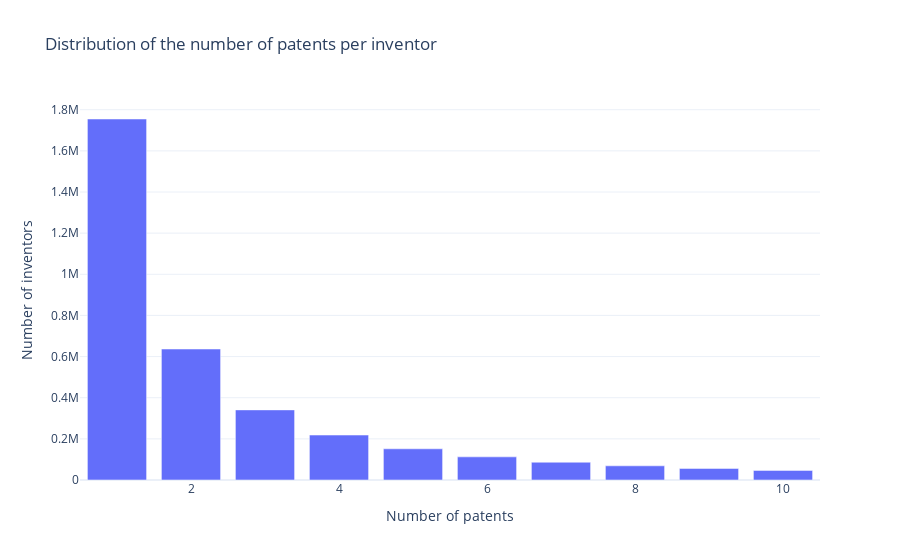

The notebook cell saved with this chart:
### Markdown cell above
#### Cluster size distribution plot

### Code cell
summarizer.plot_cluster_size_distribution(range=(1,10))

### Figure 1 — Plotly figure (JSON) as saved in the notebook; plotly's stock layout.template omitted (floating-point values rounded to 4 significant figures)
{"data": [{"alignmentgroup": "True", "hovertemplate": "Number of patents=%{x}<br>Number of inventors=%{y}<extra></extra>", "legendgroup": "", "marker": {"color": "#636efa", "pattern": {"shape": ""}}, "name": "", "offsetgroup": "", "orientation": "v", "showlegend": false, "textposition": "auto", "type": "bar", "x": [1, 2, 3, 4, 5, 6, 7, 8, 9, 10], "xaxis": "x", "y": [1754888, 636677, 340817, 218452, 151663, 112485, 86481, 68949, 56271, 46759], "yaxis": "y"}], "layout": {"barmode": "relative", "legend": {"tracegroupgap": 0}, "title": {"text": "Distribution of the number of patents per inventor"}, "xaxis": {"anchor": "y", "domain": [0, 1], "title": {"text": "Number of patents"}}, "yaxis": {"anchor": "x", "domain": [0, 1], "title": {"text": "Number of inventors"}}}}
